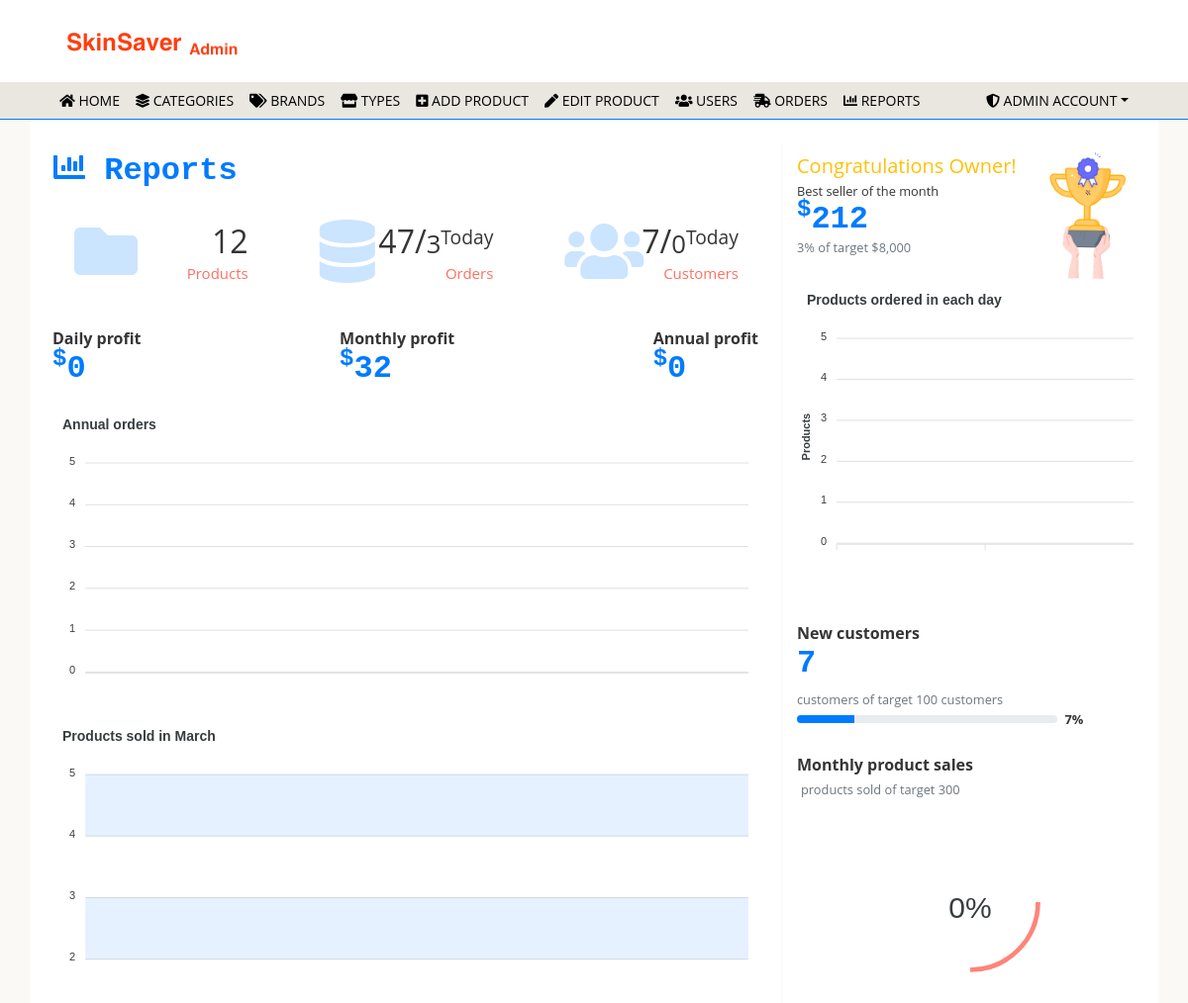
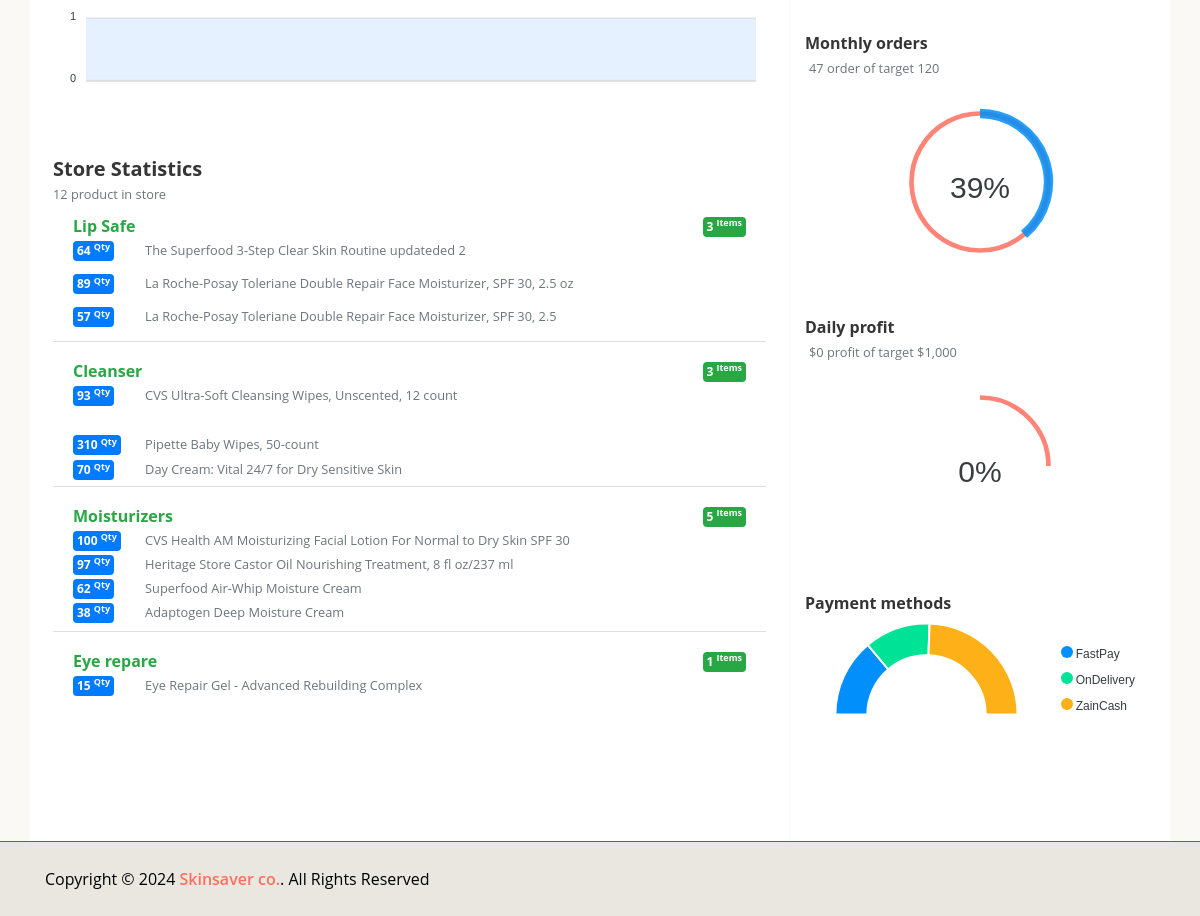
/admin/index.php?page=reports (signed in), run on the app's committed database (2 pictures, top to bottom).
### tables this page shows
CREATE TABLE `product_type` (
  `pro_t_id` int NOT NULL,
  `type` varchar(100) NOT NULL
);

CREATE TABLE `products` (
  `pro_id` int NOT NULL,
  `pro_name` varchar(255) NOT NULL,
  `pro_t_id` int NOT NULL,
  `br_id` int NOT NULL,
  `pro_amount` int NOT NULL,
  `price_buy` float NOT NULL,
  `price_sell` float NOT NULL,
  `pro_description` text NOT NULL,
  `pro_expire_date` date NOT NULL
);

CREATE TABLE `settings` (
  `setting_id` int NOT NULL,
  `setting_key` varchar(30) NOT NULL,
  `setting_value` varchar(30) NOT NULL
);

### connect.php (called while the page is built, shortened)
<?php
    $dsn = 'mysql:dbname=saveskin;host=127.0.0.1';
    $user = 'root';
    $password = '';
    $dbs = new PDO($dsn, $user, $password);
    $dbs->exec("SET CHARACTER SET utf8");
    $target_price_query = $dbs->query("SELECT setting_value FROM settings WHERE setting_key='target_price'");
    $target_price_query->execute();
    $target_price = $target_price_query->fetch()['setting_value'];
    $target_profit_query = $dbs->query("SELECT setting_value FROM settings WHERE setting_key='target_profit'");
    $target_profit_query->execute();
    $target_profit = $target_profit_query->fetch()['setting_value'];
    $target_customers_query = $dbs->query("SELECT setting_value FROM settings WHERE setting_key='target_customers'");
    $target_customers_query->execute();
    $target_customers = $target_customers_query->fetch()['setting_value'];
    $target_orders_query = $dbs->query("SELECT setting_value FROM settings WHERE setting_key='target_orders'");
    $target_orders_query->execute();
    $target_orders = $target_orders_query->fetch()['setting_value'];
    $target_sales_query = $dbs->query("SELECT setting_value FROM settings WHERE setting_key='target_sales'");
    $target_sales_query->execute();
    $target_sales = $target_sales_query->fetch()['setting_value'];
    ?>

### admin/reports.php (the view, shortened to what this page needs)
<?php
    require_once("../connect.php");
    $year = date("Y",time());
    $month = date("m",time());
    $day = date("d",time());
    $noP = $dbs->query("SELECT COUNT(pro_id) FROM products")->fetchColumn();
    $noC = $dbs->query("SELECT COUNT(cust_id) FROM customer")->fetchColumn();
    $noO = $dbs->query("SELECT COUNT(*) FROM orders")->fetchColumn();
    $noTO = $dbs->query("SELECT COUNT(*) FROM orders WHERE  DAY(ord_date) = $day")->fetchColumn();
    $noTC = $dbs->query("SELECT COUNT(cust_id) FROM customer WHERE  DAY(registered_at) = $day")->fetchColumn();
    $totalProductSellQuery = $dbs->query("SELECT SUM(ord_list_product_price*ord_list_qty) total FROM order_list WHERE MONTH(ord_list_date_added)=$month");
    $totalProductSell = $totalProductSellQuery->fetch()['total'];
    $SumOfDaylyProfit=0;
    $monthProfitSellingProducts = $dbs->query("SELECT products.price_buy,order_list.ord_list_product_price,order_list.ord_list_qty
                FROM order_list
                    LEFT JOIN products
                        ON products.pro_id = order_list.ord_list_product
                WHERE MONTH(order_list.ord_list_date_added)=$month");
    $monthProfitSellingProducts->execute();
    $monthProfitSellingProductsCount = $monthProfitSellingProducts->fetchAll(PDO::FETCH_ASSOC);
    $SumOfMonthlyProfit=0;
    foreach($monthProfitSellingProductsCount as $row){
        $SumOfMonthlyProfit = $SumOfMonthlyProfit + ($row['ord_list_product_price']-$row['price_buy']) * $row['ord_list_qty'];
    }
    $SumOfYearlyProfit=0;
    $productSolidInEveryDay = $dbs->query("SELECT SUM(ord_list_qty) AS AVG
                                                  FROM order_list
                                                  WHERE MONTH(ord_list_date_added)=$month AND  YEAR(ord_list_date_added)=$year ");
    $productSolidInEveryDay->execute();
    $PSIDOM = $productSolidInEveryDay->fetch(PDO::FETCH_ASSOC)['AVG'];
        ?>
            <div class="container bg-white pt-4">
                <div class="row">
                    <div class="col-lg-8 p-2  border-right border-light">
                        <div class="  ">
                            <h2 class="text-primary ml-3"> <i class="fa fa-chart-bar"></i> Reports </h2>
                            <div class="container">
                                <div class="row">
                                    <div class="col-md-4">
                                        <div class="card-counter">
                                            <i class="fa fa-folder text-primary"></i>
                                            <span class="count-numbers"><?php echo $noP;?></span>
                                            <span class="count-name">Products</span>
                                        </div>
                                    </div>
                                    <div class="col-md-4">
                                        <div class="card-counter">
                                            <i class="fa fa-database text-primary"></i>
                                            <span class="count-numbers"><?php echo $noO."/<small>".$noTO."<sup>Today</sup></small>";?></span>
                                            <span class="count-name">Orders</span>
                                        </div>
                                    </div>
                                    <div class="col-md-4">
                                        <div class="card-counter">
                                            <i class="fa fa-users text-primary"></i>
                                            <span class="count-numbers"><?php echo $noC."/<small>".$noTC."<sup>Today</sup></small>";?></span>
                                            <span class="count-name">Customers</span>
                                        </div>
                                    </div>
                                </div>
                            </div>
                            <div class="container">
                                <div class="d-flex justify-content-between">
                                    <div class=" mb-3 mt-3">
                                        <span class="d-block font-weight-bold">Daily profit</span>
                                        <h2 class="card-title  text-primary mb-0"><sup>$</sup><?php echo number_format($SumOfDaylyProfit);?></h2>
                                    </div>
                                    <div class="mb-3 mt-3">
                                        <span class="d-block font-weight-bold">Monthly profit</span>
                                        <h2 class="card-title  text-primary mb-0"><sup>$</sup><?php echo number_format($SumOfMonthlyProfit);?></h2>
                                    </div>
                                    <div class="mb-3 mt-3">
                                        <span class="d-block font-weight-bold">Annual profit</span>
                                        <h2 class="card-title  text-primary mb-0"><sup>$</sup><?php echo number_format($SumOfYearlyProfit);?></h2>
                                    </div>
                                </div>
                            </div>
                            <div class="container mt-2">
                                <div id="allOrders"></div>
                            </div>
                            <div class="container">
                                <div id="profitChart"> </div>
                            </div>
                            <div class="container mt-4">
                                <div class="row">
                                    <div class="col-lg-12">
                                        <h5 class="m-0 font-weight-bold">Store Statistics</h5>
                                            <small class="text-muted"><?php echo $noP;?> product in store</small>
                                            <ul class="p-0 m-0 list-group list-group-flush">
                                            <?php
                                                $productTypesQuery = $dbs->query("SELECT * FROM product_type");
                                                $productTypesQuery->execute();
                                                while($type = $productTypesQuery->fetch(PDO::FETCH_ASSOC)){
                                                    $typeID = $type['pro_t_id'];
                                                    $getProductByType = $dbs->query("SELECT * FROM products WHERE pro_t_id=$typeID;");
                                                    $getProductByType->execute();
                                                ?>
                                                <li class="mb-2 pb-1 list-group-item">
                                                    <div class="d-flex w-100 flex-wrap align-items-center justify-content-between">
                                                        <h6 class="mb-0 text-success font-weight-bold"><?php echo $type['type'];?></h6>
                                                        <span class="badge badge-success p-1"><?php echo $getProductByType->rowCount();?> <sup>Items</sup></span>
                                                    </div>
                                                    <div class="row" style="height:100px;overflow:scroll;width:100%;">
                                                        <?php
                                                            while($pro = $getProductByType->fetch(PDO::FETCH_ASSOC)){
                                                            ?>
                                                            <div class="col-lg-1 text-left">
                                                                <span class="p-1 badge <?php echo ($pro['pro_amount']>0) ? " badge-primary " : " badge-danger ";?> ">
                                                                    <?php echo $pro['pro_amount'];?> <sup>Qty</sup>
                                                                </span>
                                                            </div>
                                                            <div class="col-lg-11">
                                                                <small class="pl-3 text-muted"> <?php echo $pro['pro_name'];?></small>
                                                            </div>
                                                        <?php
                                                            }
                                                            ?>
                                                    </div>
                                                </li>
                                            <?php
                                                }
                                                ?>
                                        </ul>
                                    </div>
                                </div>
                            </div>
                        </div>
                    </div>
                    <div class="col-lg-4 p-0">
                        <div class="container">
                            <div class="row d-flex align-items-center">
                                <div class="col-8">
                                        <h5 class="card-title mb-1 text-nowrap text-warning">Congratulations Owner!</h5>
                                        <small class="d-block">Best seller of the month</small>
                                        <h2 class="card-title m-0 text-primary"><sup>$</sup><?php echo number_format($totalProductSell);?></h2>
                                        <small class="d-block mb-2 pb-1 text-muted"><?php echo round(($totalProductSell*100)/$target_price);?>% of target $<?php echo number_format($target_price);?></small>
                                </div>
                                <div class="col-4 pt-2 ps-0">
                                    <img src="../img/prize-light.png" alt="View Sales" width="80" height="130">
                                </div>
                            </div>
                        </div>
                        <div class="container mt-2 pb-2">
                            <div id="productsSoldInDay"></div>
                        </div>
                        <div class="container">
                            <div class="row">
                                <div class="col-lg-12 mb-4 mt-4">
                                    <span class="font-weight-bold">New customers</span>
                                    <h2 class="text-primary "><?php echo $noC;?></h2>
                                    <small class="text-muted d-block">customers of target <?php echo $target_customers;?> customers</small>
                                    <div class="d-flex align-items-center">
                                    <div class="progress w-75 me-2" style="height: 8px;">
                                        <div class="progress-bar bg-primary" style="width: 22%" role="progressbar" aria-valuenow="4" aria-valuemin="0" aria-valuemax="100"></div>
                                    </div>
                                    <small class="pl-2 font-weight-bold"> <?php echo round(($noC*100)/$target_customers)."%";?> </small>
                                    </div>
                                </div>
                            </div>
                        </div>
                        <div class="container">
                            <div class="row">
                                <div class="col-lg-12 mb-4">
                                    <span class="font-weight-bold">Monthly product sales</span>
                                    <div class="p-1">
                                        <small class="text-muted d-block text-left"><?php echo $PSIDOM;?> products sold of target <?php echo $target_sales;?></small>
                                    </div>
                                    <div id="circle1"></div>
                                </div>
                                <div class="col-lg-12 mb-4 mt-2">
                                    <span class="d-block font-weight-bold">Monthly orders</span>
                                     <div class="p-1">
                                        <small class="text-muted d-block text-left"><?php echo $noO;?> order of target <?php echo $target_orders;?>  </small>
                                    </div>
                                    <div id="circle2"></div>
                                </div>
                                <div class="col-lg-12 mb-4 mt-2">
                                    <span class="d-block font-weight-bold">Daily profit</span>
                                    <div  class="p-1">
                                        <small class="text-muted d-block text-left">$<?php echo number_format($SumOfDaylyProfit);?> profit of target $<?php echo number_format($target_profit);?></small>
                                    </div>
                                    <div id="circle3"></div>
                                </div>
                            </div>
                        </div>
                        <div class="container mb-4">
                            <div class="row">
                                <div class="col-12">
                                    <span class="font-weight-bold">Payment methods</span>
                                    <div id="paymentMethods"> </div>
                                </div>
                            </div>
                        </div>
                    </div>
                </div>
            </div>

### css/style.css (style rules this page uses)
body { color: #353535; font-family: 'Open Sans', sans-serif; font-weight: 400; background: #faf9f6; }
h2 { font-family: 'Source Code Pro', monospace; font-weight: 700; }
.card-counter { margin: 2px; padding: 20px 20px; border-radius: 5px; background-color: #fff; height: 110px; transition: .3s linear all; }
.card-counter i { font-size: 4em; opacity: 0.2; transition: .3s linear all; }
.card-counter .count-numbers { position: absolute; right: 35px; top: 20px; font-size: 32px; display: block; }
.card-counter .count-name { position: absolute; right: 35px; top: 65px; text-transform: capitalize; display: block; color: #FF6F61; font-size: 15px; }

### data on the page
product_type: type "Lip Safe", rowCount "3"
products: pro_amount "64", pro_name "The Superfood 3-Step Clear Skin Routine updateded 2"
products: pro_amount "89", pro_name "La Roche-Posay Toleriane Double Repair Face Moisturizer, SPF 30, 2.5 oz"
products: pro_amount "57", pro_name "La Roche-Posay Toleriane Double Repair Face Moisturizer, SPF 30, 2.5"
product_type: type "Cleanser", rowCount "3"
products: pro_amount "93", pro_name "CVS Ultra-Soft Cleansing Wipes, Unscented, 12 count"
products: pro_amount "310", pro_name "Pipette Baby Wipes, 50-count"
products: pro_amount "70", pro_name "Day Cream: Vital 24/7 for Dry Sensitive Skin"
product_type: type "Moisturizers", rowCount "5"
products: pro_amount "100", pro_name "CVS Health AM Moisturizing Facial Lotion For Normal to Dry Skin SPF 30"
products: pro_amount "97", pro_name "Heritage Store Castor Oil Nourishing Treatment, 8 fl oz/237 ml"
products: pro_amount "62", pro_name "Superfood Air-Whip Moisture Cream"
products: pro_amount "38", pro_name "Adaptogen Deep Moisture Cream"
product_type: type "Eye repare", rowCount "1"
products: pro_amount "15", pro_name "Eye Repair Gel - Advanced Rebuilding Complex"
settings: setting_value "8,000"
settings: setting_value "100"
settings: setting_value "300"
settings: setting_value "120"
settings: setting_value "1,000"

### other printed values
$noP "12"
$noO "47"
$noTO "3"
$noC "7"
$noTC "0"
$SumOfDaylyProfit "0"
$SumOfMonthlyProfit "32"
$SumOfYearlyProfit "0"
$totalProductSell "212"
